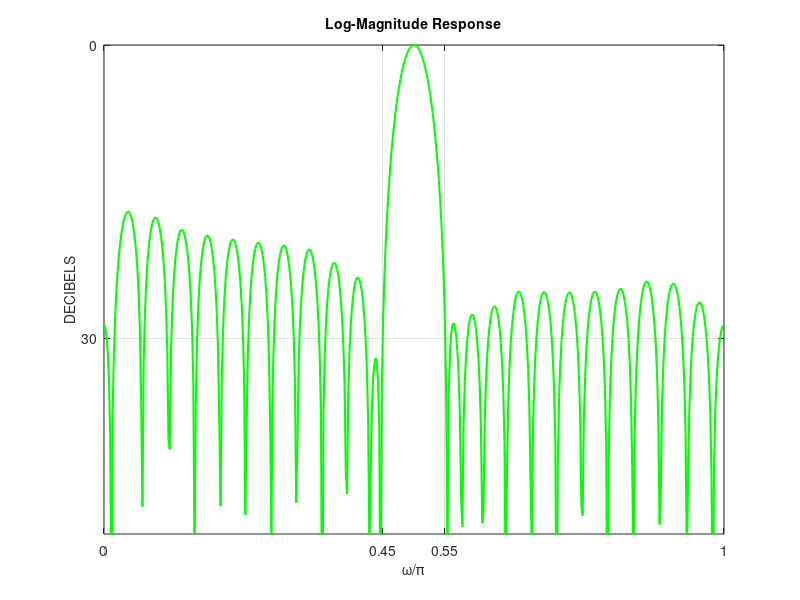

MATLAB code to generate this figure:
clear; close all;
%% Specifications
N = 50; % Order of the filter
w0 = 0.5*pi; % Center frequency
Bandwidth = 0.02*pi; % Bandwidth
%
% Deltaw = Transition bandwidth (iteration variable)
%
wp1 = w0-Bandwidth/2; wp2 = w0+Bandwidth/2;
% (a) Design
Deltaw = 0.02*pi; % Initial guess
ws1=wp1-Deltaw; ws2=wp2+Deltaw;
F=[0, ws1, wp1, wp2, ws2, pi]/pi;
m=[0,0,1,1,0,0];
h=remez(50,F,m);
%%%%%%%%%%%%%%%%%%%
[H,w] = freqz(h,1,1000,'whole');
    H = (H(1:1:501))'; w = (w(1:1:501))';
  mag = abs(H);
   db = 20*log10((mag+eps)/max(mag));
  pha = angle(H);
%  pha = unwrap(angle(H));
  grd = grpdelay(h,1,w);
%%%%%%%%%%%%%%%%%%
%[db,mag,pha,grd,w]=freqz_m(h,1);
delta_w = pi/500;
Asd = floor(-max(db([1:floor(ws1/delta_w)]))), % Actual Attn

% Next iteration
Deltaw = Deltaw+0.01*pi;
ws1=wp1-Deltaw; ws2=wp2+Deltaw;
F=[0, ws1, wp1, wp2, ws2, pi]/pi;
h=remez(50,F,m);
%%%%%%%%%%%%%%%%%%%
[H,w] = freqz(h,1,1000,'whole');
    H = (H(1:1:501))'; w = (w(1:1:501))';
  mag = abs(H);
   db = 20*log10((mag+eps)/max(mag));
  pha = angle(H);
%  pha = unwrap(angle(H));
  grd = grpdelay(h,1,w);
%%%%%%%%%%%%%%%%%%
%[db,mag,pha,grd,w]=freqz_m(h,1);
delta_w = pi/500;
Asd = floor(-max(db([1:floor(ws1/delta_w)]))); % Actual Attn

% Next iterationDeltaw = Deltaw+0.01*pi;
ws1=wp1-Deltaw; ws2=wp2+Deltaw;
F=[0, ws1, wp1, wp2, ws2, pi]/pi;
h=remez(50,F,m);
%%%%%%%%%%%%%%%%%%%
[H,w] = freqz(h,1,1000,'whole');
    H = (H(1:1:501))'; w = (w(1:1:501))';
  mag = abs(H);
   db = 20*log10((mag+eps)/max(mag));
  pha = angle(H);
%  pha = unwrap(angle(H));
  grd = grpdelay(h,1,w);
%%%%%%%%%%%%%%%%%%
%[db,mag,pha,grd,w]=freqz_m(h,1);
delta_w = pi/500;
Asd = floor(-max(db([1:floor(ws1/delta_w)]))); % Actual Attn
% Next iteration
Deltaw = Deltaw+0.01*pi;
ws1=wp1-Deltaw; ws2=wp2+Deltaw;
F=[0, ws1, wp1, wp2, ws2, pi]/pi;
h=remez(50,F,m);
%%%%%%%%%%%%%%%%%%%
[H,w] = freqz(h,1,1000,'whole');
    H = (H(1:1:501))'; w = (w(1:1:501))';
  mag = abs(H);
   db = 20*log10((mag+eps)/max(mag));
  pha = angle(H);
%  pha = unwrap(angle(H));
  grd = grpdelay(h,1,w);
%%%%%%%%%%%%%%%%%%
%[db,mag,pha,grd,w]=freqz_m(h,1);
delta_w = pi/500;
Asd = floor(-max(db([1:floor(ws1/delta_w)]))); % Actual Attn

plot(w/pi,db,'g','linewidth',1.5); axis([0,1,-50,0]);
title('Log-Magnitude Response','fontsize',10);
xlabel('\omega/\pi','fontsize',10); ylabel('DECIBELS','fontsize',10)
set(gca,'XTick',[0;ws1/pi;ws2/pi;1],'YTick',[-30;0]);
set(gca,'YTickLabel',[30; 0 ]);grid